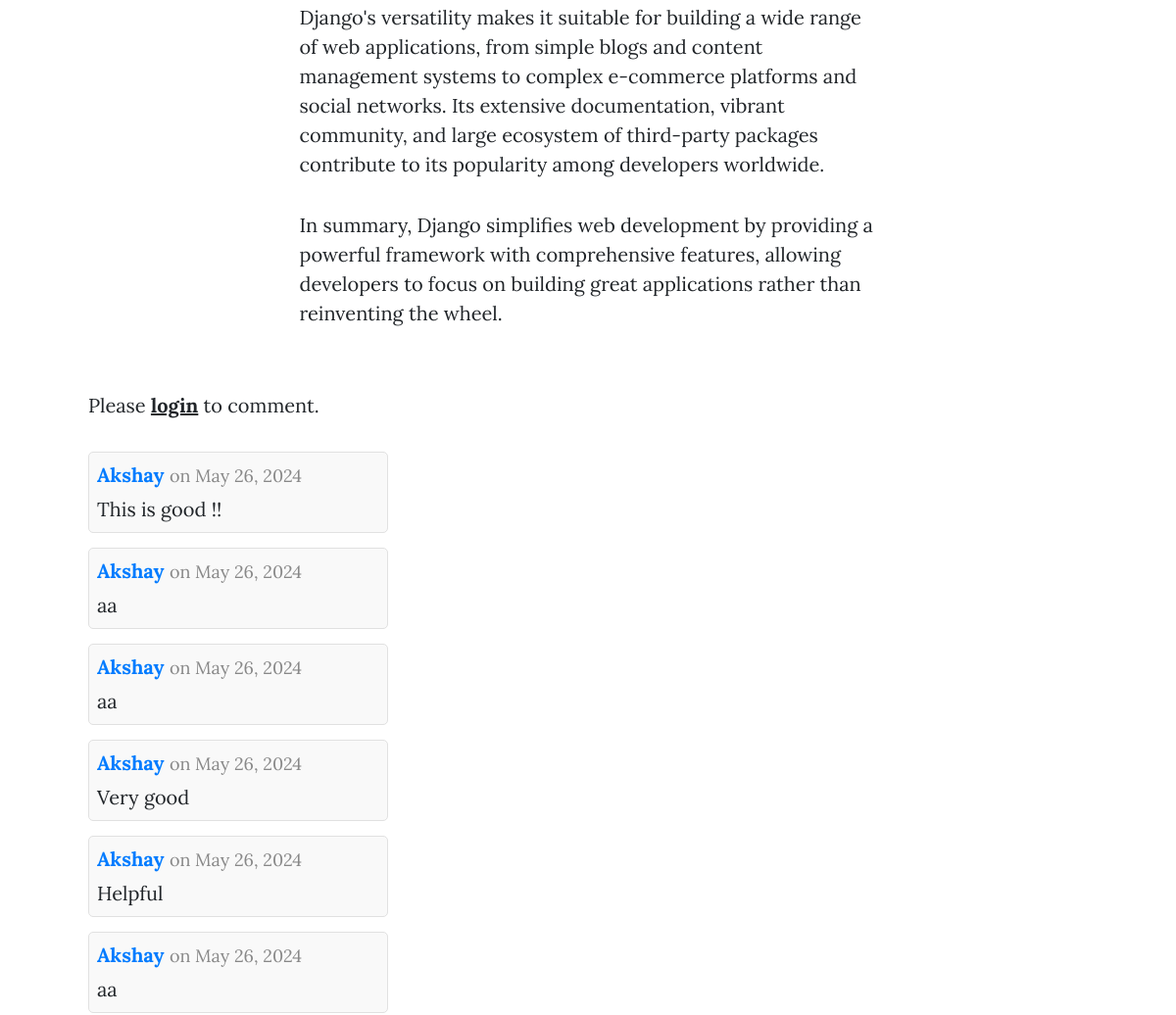
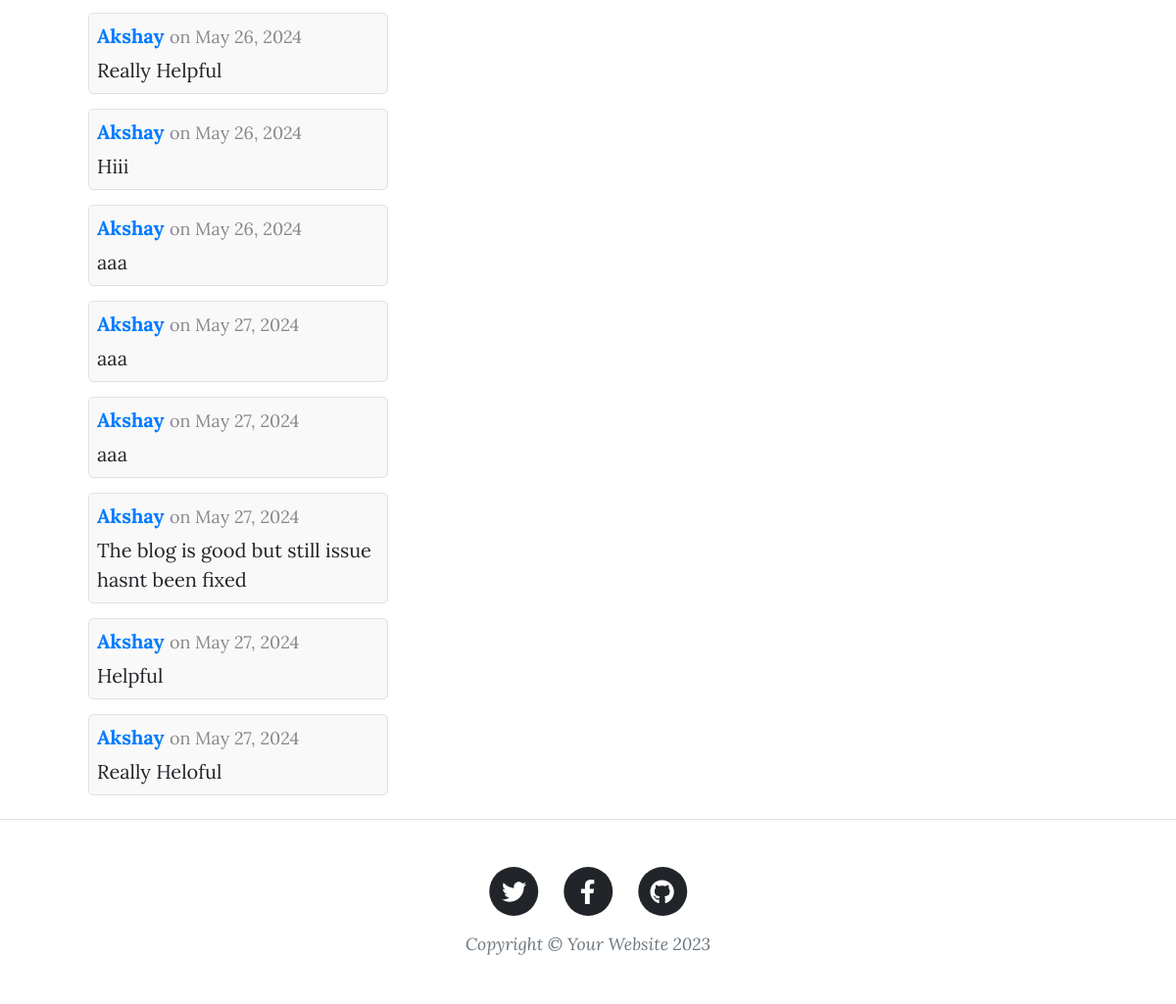
The app's page /post/4/ (lower part), older data (2 pictures, top to bottom).
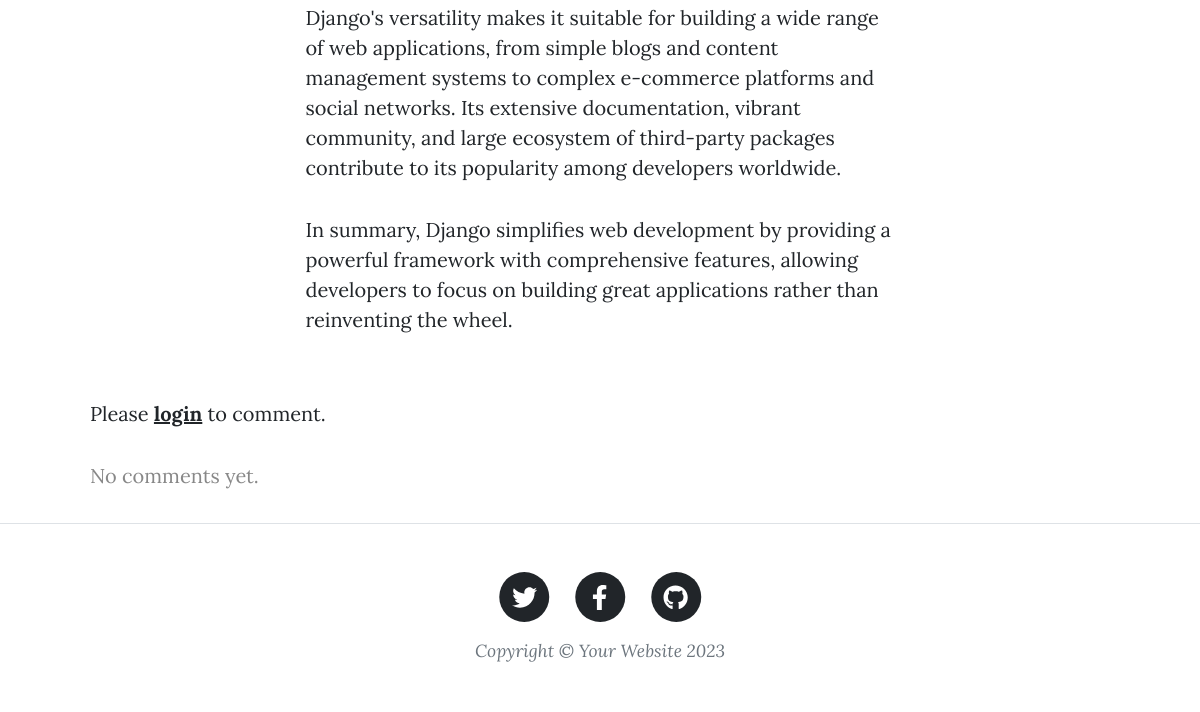
The same page, newer data.
### blog/models.py (models this page shows, shortened)
class Post(models.Model):
    title = models.CharField(max_length=200)
    sub_title=models.CharField(max_length=100)
    content = models.TextField(blank=True)
    author = models.ForeignKey(User, on_delete=models.CASCADE)
    created_at = models.DateTimeField(auto_now_add=True)
    updated_at = models.DateTimeField(auto_now=True)
    likes =models.ManyToManyField(User,related_name="blogpost_like")
    dislikes = models.ManyToManyField(User, related_name='disliked_posts', blank=True)
    class Meta:
        ordering=['created_at']

class Comment(models.Model):
    name = models.CharField(max_length=100)
    post = models.ForeignKey(Post, on_delete=models.CASCADE, related_name='comments')
    text = models.TextField()
    post_date = models.DateTimeField(auto_now_add=True)

### blog/views.py (the view)
# urls.py: path('post/<int:pk>/',post,name='post'),
def post(request, pk):
    p = Post.objects.get(id=pk)
    post = get_object_or_404(Post, id=pk)
    comments = Comment.objects.filter(post=post)
    post_is_liked = p.likes.filter(id=request.user.id).exists()
    post_is_disliked = p.dislikes.filter(id=request.user.id).exists()
    context = {
        'posts': p,
        'comments': comments,
        'post_is_liked': post_is_liked,
        'post_is_disliked': post_is_disliked,
        'like_count': p.likes.count(),
        'dislike_count': p.dislikes.count(),
    }
    return render(request, 'post.html', {'posts': p, 'comments': comments, "context": context})

### blog/templates/post.html (shortened to what this page needs)
{% load static %}
<!DOCTYPE html>
<html lang="en">
    <head>
        <link href="{% static 'css/styles.css' %}" rel="stylesheet" />
    </head>
    <body>
        <article class="mb-4">
            <div class="container px-4 px-lg-5">
                <div class="row gx-4 gx-lg-5 justify-content-center">
                    <div class="col-md-10 col-lg-8 col-xl-7">
                        {{posts.content | safe}}
                    </div>
                </div>
                <div class="container">
                    {% if user.is_authenticated %}
                    <p>Leave your comment...</p>
                    <form method="post" action="{% url 'comment' posts.id %}" style="margin-bottom: 20px;">
                        {% csrf_token %}
                        <label for="comment-text">Comment</label>
                        <input type="text" name="text" id="comment-text" class="form-control" style="width: 20%; display: inline-block; vertical-align: top; margin-right: 10px;" required>
                        <button type="submit" class="btn btn-primary" style="display: inline-block; vertical-align: top; margin-top: -5px; height: 50px;;">Reply</button>
                    </form>
                    {% else %}
                    <p>Please <a href="{% url 'login' %}"><strong>login</strong></a> to comment.</p>
                    {% endif %}
                    <div class="comments-section">
                        {% if comments %}
                        <ul style="list-style-type: none; padding: 0;">
                            {% for comment in comments %}
                            <li style="margin-bottom: 15px; padding: 8px; border: 1px solid #e1e1e1; border-radius: 5px; background-color: #f9f9f9; width: 30%;">
                                <div style="margin-bottom: 5px;">
                                    <strong style="color: #007bff;">{{ comment.name }}</strong>
                                    <span style="color: #888; font-size: 0.9em;">on {{ comment.post_date | date:"F d, Y" }}</span>
                                </div>
                                <div>{{ comment.text }}</div>
                            </li>
                            {% endfor %}
                        </ul>
                        {% else %}
                        <p style="color: #888;">No comments yet.</p>
                        {% endif %}
                    </div>
                </div>
            </div>
        </article>
        <footer class="border-top">
            <div class="container px-4 px-lg-5">
                <div class="row gx-4 gx-lg-5 justify-content-center">
                    <div class="col-md-10 col-lg-8 col-xl-7">
                        <ul class="list-inline text-center">
                            <li class="list-inline-item">
                                <a href="#!">
                                    <span class="fa-stack fa-lg">
                                        <i class="fas fa-circle fa-stack-2x"></i>
                                        <i class="fab fa-twitter fa-stack-1x fa-inverse"></i>
                                    </span>
                                </a>
                            </li>
                            <li class="list-inline-item">
                                <a href="#!">
                                    <span class="fa-stack fa-lg">
                                        <i class="fas fa-circle fa-stack-2x"></i>
                                        <i class="fab fa-facebook-f fa-stack-1x fa-inverse"></i>
                                    </span>
                                </a>
                            </li>
                            <li class="list-inline-item">
                                <a href="#!">
                                    <span class="fa-stack fa-lg">
                                        <i class="fas fa-circle fa-stack-2x"></i>
                                        <i class="fab fa-github fa-stack-1x fa-inverse"></i>
                                    </span>
                                </a>
                            </li>
                        </ul>
                        <div class="small text-center text-muted fst-italic">Copyright &copy; Your Website 2023</div>
                    </div>
                </div>
            </div>
        </footer>
    </body>
</html>

Row changes from the older to the newer data that the page shows:
removed Comment: name "Akshay", post_date "May 26, 2024", text "This is good !!"
removed Comment: name "Akshay", post_date "May 26, 2024", text "aa"
removed Comment: name "Akshay", post_date "May 26, 2024", text "aa"
removed Comment: name "Akshay", post_date "May 26, 2024", text "Very good"
removed Comment: name "Akshay", post_date "May 26, 2024", text "Helpful"
removed Comment: name "Akshay", post_date "May 26, 2024", text "aa"
removed Comment: name "Akshay", post_date "May 26, 2024", text "Really Helpful"
removed Comment: name "Akshay", post_date "May 26, 2024", text "Hiii"
removed Comment: name "Akshay", post_date "May 26, 2024", text "aaa"
removed Comment: name "Akshay", post_date "May 27, 2024", text "aaa"
removed Comment: name "Akshay", post_date "May 27, 2024", text "aaa"
removed Comment: name "Akshay", post_date "May 27, 2024", text "The blog is good but still issue hasnt been fixed"
removed Comment: name "Akshay", post_date "May 27, 2024", text "Helpful"
removed Comment: name "Akshay", post_date "May 27, 2024", text "Really Heloful"
Text that changed along with them:
text now shown: "No comments yet."
